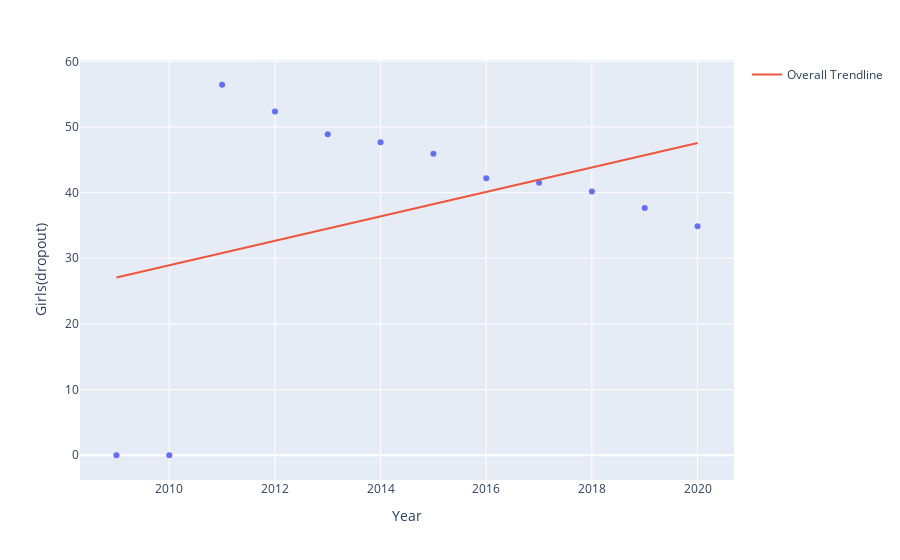

This figure's notebook cell:
### Code cell
import plotly.express as px

df = px.data.tips()
fig = px.scatter(df4, x=df4['Year'], y=df4['Girls(dropout)'],  trendline="ols", trendline_scope="overall")
fig.show()

### Figure 1 — Plotly figure (JSON) as saved in the notebook; plotly's stock layout.template omitted (floating-point values rounded to 4 significant figures)
{"data": [{"hovertemplate": "Year=%{x}<br>Girls(dropout)=%{y}<extra></extra>", "legendgroup": "", "marker": {"color": "#636efa", "symbol": "circle"}, "mode": "markers", "name": "", "orientation": "v", "showlegend": false, "type": "scatter", "x": [2009, 2010, 2011, 2012, 2013, 2014, 2015, 2016, 2017, 2018, 2019, 2020], "xaxis": "x", "y": [0, 0, 56.43, 52.36, 48.89, 47.67, 45.92, 42.19, 41.52, 40.19, 37.67, 34.86], "yaxis": "y"}, {"hovertemplate": "<b>OLS trendline</b><br>Girls(dropout) = 1.8628 * Year + -3715.3<br>R<sup>2</sup>=0.132405<br><br>Year=%{x}<br>Girls(dropout)=%{y} <b>(trend)</b><extra></extra>", "legendgroup": "Overall Trendline", "line": {"color": "#EF553B"}, "mode": "lines", "name": "Overall Trendline", "showlegend": true, "type": "scatter", "x": [2009, 2010, 2011, 2012, 2013, 2014, 2015, 2016, 2017, 2018, 2019, 2020], "xaxis": "x", "y": [27.06, 28.93, 30.79, 32.65, 34.51, 36.38, 38.24, 40.1, 41.97, 43.83, 45.69, 47.55], "yaxis": "y"}], "layout": {"legend": {"tracegroupgap": 0}, "margin": {"t": 60}, "xaxis": {"anchor": "y", "domain": [0, 1], "title": {"text": "Year"}}, "yaxis": {"anchor": "x", "domain": [0, 1], "title": {"text": "Girls(dropout)"}}}}
